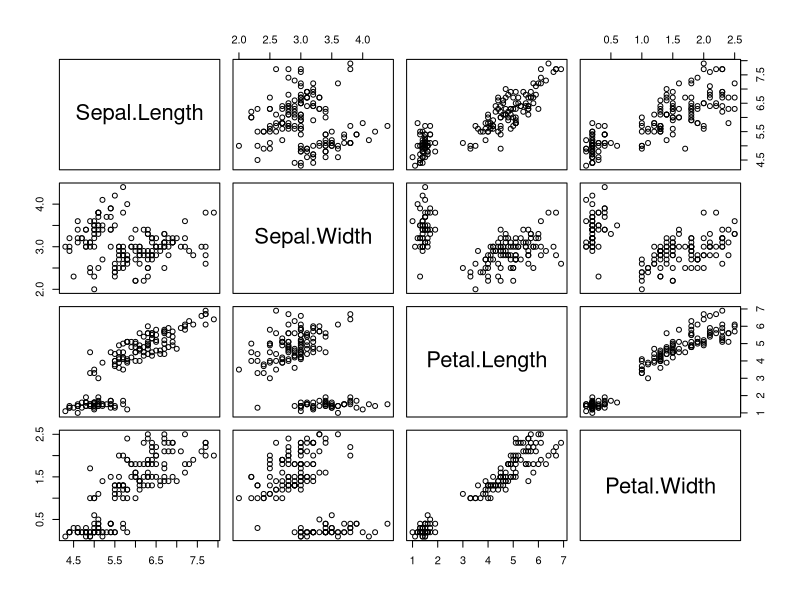
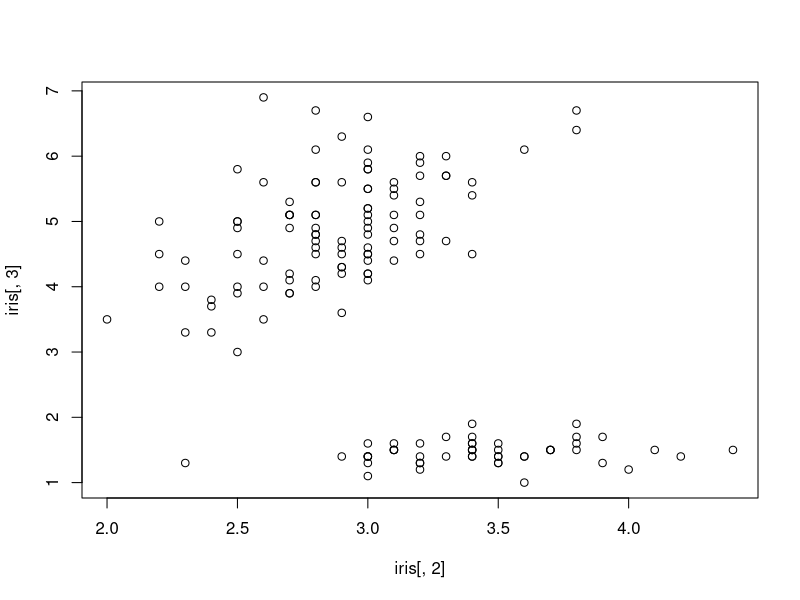

These charts were generated, in order, by the following R code:
data(iris)

pdf('iris-4x4.pdf',width=10,height=10)
plot(iris[,1:4])
dev.off()

pdf('iris-2v3.pdf',width=10,height=10)
plot(iris[,2],iris[,3])
dev.off()

